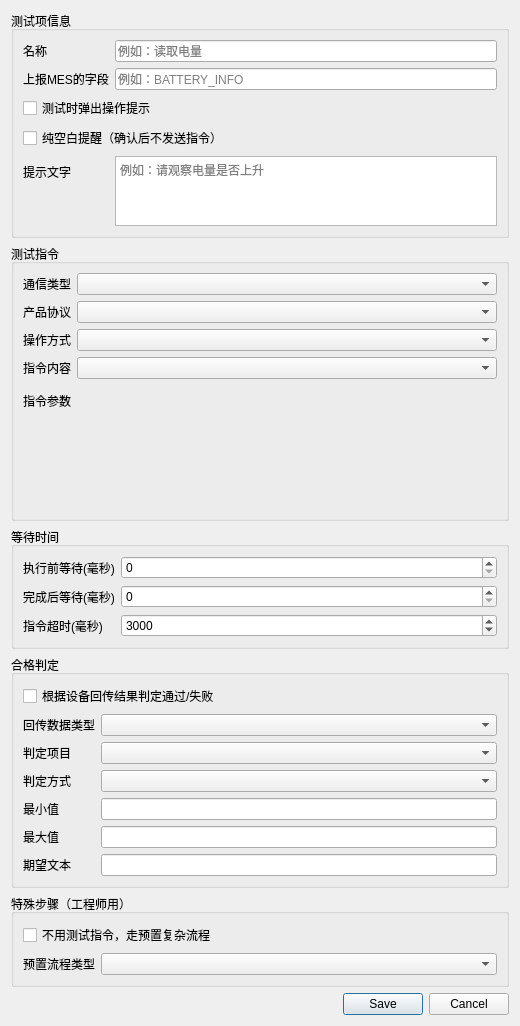
<?xml version="1.0" encoding="UTF-8"?>
<ui version="4.0">
 <class>TestCaseEditDialog</class>
 <widget class="QDialog" name="TestCaseEditDialog">
  <property name="geometry">
   <rect>
    <x>0</x>
    <y>0</y>
    <width>520</width>
    <height>868</height>
   </rect>
  </property>
  <property name="windowTitle">
   <string>测试项配置</string>
  </property>
  <layout class="QVBoxLayout" name="verticalLayout_root">
   <item>
    <widget class="QGroupBox" name="groupBox_meta">
     <property name="title">
      <string>测试项信息</string>
     </property>
     <layout class="QFormLayout" name="formLayout_meta">
      <item row="0" column="0">
       <widget class="QLabel" name="label_caseName">
        <property name="toolTip">
         <string>流程块、日志与配置文件名（支持中文，勿含 \ / : * ? &quot; &lt; &gt; |）</string>
        </property>
        <property name="text">
         <string>名称</string>
        </property>
       </widget>
      </item>
      <item row="0" column="1">
       <widget class="QLineEdit" name="lineEdit_caseName">
        <property name="placeholderText">
         <string>例如：读取电量</string>
        </property>
       </widget>
      </item>
      <item row="1" column="0">
       <widget class="QLabel" name="label_mesTag">
        <property name="toolTip">
         <string>勾选MES后，本步结果在系统中的英文项名；需与MES约定一致</string>
        </property>
        <property name="text">
         <string>上报MES的字段</string>
        </property>
       </widget>
      </item>
      <item row="1" column="1">
       <widget class="QLineEdit" name="lineEdit_mesTag">
        <property name="placeholderText">
         <string>例如：BATTERY_INFO</string>
        </property>
       </widget>
      </item>
      <item row="2" column="0" colspan="2">
       <widget class="QCheckBox" name="checkBox_promptEnabled">
        <property name="text">
         <string>测试时弹出操作提示</string>
        </property>
       </widget>
      </item>
      <item row="3" column="0" colspan="2">
       <widget class="QCheckBox" name="checkBox_promptOnly">
        <property name="text">
         <string>纯空白提醒（确认后不发送指令）</string>
        </property>
        <property name="toolTip">
         <string>勾选：仅弹窗，点「是」后进入下一步，不执行下方测试指令。
不勾选：弹窗提示的同时仍会执行下方测试指令。</string>
        </property>
       </widget>
      </item>
      <item row="4" column="0">
       <widget class="QLabel" name="label_promptText">
        <property name="text">
         <string>提示文字</string>
        </property>
       </widget>
      </item>
      <item row="4" column="1">
       <widget class="QPlainTextEdit" name="plainTextEdit_promptText">
        <property name="maximumSize">
         <size>
          <width>16777215</width>
          <height>80</height>
         </size>
        </property>
        <property name="placeholderText">
         <string>例如：请观察电量是否上升</string>
        </property>
       </widget>
      </item>
     </layout>
    </widget>
   </item>
   <item>
    <widget class="QGroupBox" name="groupBox_send">
     <property name="title">
      <string>测试指令</string>
     </property>
     <layout class="QFormLayout" name="formLayout_send">
      <item row="0" column="0">
       <widget class="QLabel" name="label_sendChannel">
        <property name="text">
         <string>通信类型</string>
        </property>
       </widget>
      </item>
      <item row="0" column="1">
       <widget class="QComboBox" name="comboBox_sendChannel"/>
      </item>
      <item row="1" column="0">
       <widget class="QLabel" name="label_productProtocol">
        <property name="text">
         <string>产品协议</string>
        </property>
       </widget>
      </item>
      <item row="1" column="1">
       <widget class="QComboBox" name="comboBox_productProtocol"/>
      </item>
      <item row="2" column="0">
       <widget class="QLabel" name="label_action">
        <property name="text">
         <string>操作方式</string>
        </property>
       </widget>
      </item>
      <item row="2" column="1">
       <widget class="QComboBox" name="comboBox_action"/>
      </item>
      <item row="3" column="0">
       <widget class="QLabel" name="label_deviceCmd">
        <property name="text">
         <string>指令内容</string>
        </property>
       </widget>
      </item>
      <item row="3" column="1">
       <widget class="QComboBox" name="comboBox_deviceCmd"/>
      </item>
      <item row="4" column="0">
       <widget class="QLabel" name="label_param">
        <property name="text">
         <string>指令参数</string>
        </property>
       </widget>
      </item>
      <item row="4" column="1">
       <widget class="QStackedWidget" name="stackedWidget_param">
        <property name="currentIndex">
         <number>0</number>
        </property>
        <widget class="QWidget" name="page_paramNone"/>
        <widget class="QWidget" name="page_paramInt">
         <layout class="QFormLayout" name="formLayout_paramInt">
          <item row="0" column="0">
           <widget class="QLabel" name="label_intParam">
            <property name="text">
             <string>数字参数</string>
            </property>
           </widget>
          </item>
          <item row="0" column="1">
           <widget class="QSpinBox" name="spinBox_intParam">
            <property name="minimum">
             <number>-100000000</number>
            </property>
            <property name="maximum">
             <number>100000000</number>
            </property>
           </widget>
          </item>
         </layout>
        </widget>
        <widget class="QWidget" name="page_paramJson">
         <layout class="QVBoxLayout" name="verticalLayout_paramJson">
          <property name="leftMargin">
           <number>0</number>
          </property>
          <property name="topMargin">
           <number>0</number>
          </property>
          <property name="rightMargin">
           <number>0</number>
          </property>
          <property name="bottomMargin">
           <number>0</number>
          </property>
          <item>
           <widget class="QTableWidget" name="tableWidget_sendParam">
            <property name="minimumSize">
             <size>
              <width>0</width>
              <height>72</height>
             </size>
            </property>
            <property name="maximumSize">
             <size>
              <width>16777215</width>
              <height>160</height>
             </size>
            </property>
            <property name="alternatingRowColors">
             <bool>true</bool>
            </property>
            <property name="selectionBehavior">
             <enum>QAbstractItemView::SelectRows</enum>
            </property>
            <attribute name="horizontalHeaderStretchLastSection">
             <bool>true</bool>
            </attribute>
            <attribute name="verticalHeaderVisible">
             <bool>false</bool>
            </attribute>
            <column>
             <property name="text">
              <string>参数名</string>
             </property>
            </column>
            <column>
             <property name="text">
              <string>参数值</string>
             </property>
            </column>
           </widget>
          </item>
          <item>
           <layout class="QHBoxLayout" name="horizontalLayout_paramRows">
            <item>
             <widget class="QPushButton" name="pushButton_addParamRow">
              <property name="text">
               <string>添加一行</string>
              </property>
             </widget>
            </item>
            <item>
             <widget class="QPushButton" name="pushButton_removeParamRow">
              <property name="text">
               <string>删除选中行</string>
              </property>
             </widget>
            </item>
            <item>
             <spacer name="horizontalSpacer_paramRows">
              <property name="orientation">
               <enum>Qt::Horizontal</enum>
              </property>
              <property name="sizeHint" stdset="0">
               <size>
                <width>40</width>
                <height>20</height>
               </size>
              </property>
             </spacer>
            </item>
           </layout>
          </item>
         </layout>
        </widget>
       </widget>
      </item>
      <item row="5" column="0" colspan="2">
       <layout class="QVBoxLayout" name="verticalLayout_sendParamHint">
        <item>
         <widget class="QLabel" name="label_sendParamHint">
          <property name="maximumSize">
           <size>
            <width>16777215</width>
            <height>64</height>
           </size>
          </property>
          <property name="text">
           <string/>
          </property>
          <property name="wordWrap">
           <bool>true</bool>
          </property>
          <property name="textInteractionFlags">
           <set>Qt::TextSelectableByMouse</set>
          </property>
          <property name="styleSheet">
           <string>color: #666666;</string>
          </property>
         </widget>
        </item>
       </layout>
      </item>
     </layout>
    </widget>
   </item>
   <item>
    <widget class="QGroupBox" name="groupBox_timing">
     <property name="title">
      <string>等待时间</string>
     </property>
     <layout class="QFormLayout" name="formLayout_timing">
      <item row="0" column="0">
       <widget class="QLabel" name="label_delayBefore">
        <property name="text">
         <string>执行前等待(毫秒)</string>
        </property>
       </widget>
      </item>
      <item row="0" column="1">
       <widget class="QSpinBox" name="spinBox_delayBefore">
        <property name="maximum">
         <number>600000</number>
        </property>
       </widget>
      </item>
      <item row="1" column="0">
       <widget class="QLabel" name="label_delayAfter">
        <property name="text">
         <string>完成后等待(毫秒)</string>
        </property>
       </widget>
      </item>
      <item row="1" column="1">
       <widget class="QSpinBox" name="spinBox_delayAfter">
        <property name="maximum">
         <number>600000</number>
        </property>
       </widget>
      </item>
      <item row="2" column="0">
       <widget class="QLabel" name="label_commandTimeout">
        <property name="sizePolicy">
         <sizepolicy hsizetype="Preferred" vsizetype="Expanding">
          <horstretch>0</horstretch>
          <verstretch>0</verstretch>
         </sizepolicy>
        </property>
        <property name="toolTip">
         <string>sendCommandWithRetry 每次等待设备响应的间隔；超时后按 test_base 规则重试。未配置的旧 ini 运行时仍为：无卡控 3000、有卡控 8000。</string>
        </property>
        <property name="text">
         <string>指令超时(毫秒)</string>
        </property>
       </widget>
      </item>
      <item row="2" column="1">
       <widget class="QSpinBox" name="spinBox_commandTimeout">
        <property name="toolTip">
         <string>对应 ini：Timing/CommandTimeoutMs</string>
        </property>
        <property name="minimum">
         <number>100</number>
        </property>
        <property name="maximum">
         <number>600000</number>
        </property>
        <property name="value">
         <number>3000</number>
        </property>
       </widget>
      </item>
     </layout>
    </widget>
   </item>
   <item>
    <widget class="QGroupBox" name="groupBox_gate">
     <property name="title">
      <string>合格判定</string>
     </property>
     <layout class="QFormLayout" name="formLayout_gate">
      <item row="0" column="0" colspan="2">
       <widget class="QCheckBox" name="checkBox_gateEnabled">
        <property name="text">
         <string>根据设备回传结果判定通过/失败</string>
        </property>
       </widget>
      </item>
      <item row="1" column="0">
       <widget class="QLabel" name="label_gateReportType">
        <property name="text">
         <string>回传数据类型</string>
        </property>
       </widget>
      </item>
      <item row="1" column="1">
       <widget class="QComboBox" name="comboBox_gateReportType"/>
      </item>
      <item row="2" column="0">
       <widget class="QLabel" name="label_gateField">
        <property name="text">
         <string>判定项目</string>
        </property>
       </widget>
      </item>
      <item row="2" column="1">
       <widget class="QComboBox" name="comboBox_gateField"/>
      </item>
      <item row="3" column="0">
       <widget class="QLabel" name="label_gateOp">
        <property name="text">
         <string>判定方式</string>
        </property>
       </widget>
      </item>
      <item row="3" column="1">
       <widget class="QComboBox" name="comboBox_gateOp"/>
      </item>
      <item row="4" column="0">
       <widget class="QLabel" name="label_gateLow">
        <property name="text">
         <string>最小值</string>
        </property>
       </widget>
      </item>
      <item row="4" column="1">
       <widget class="QLineEdit" name="lineEdit_gateLow"/>
      </item>
      <item row="5" column="0">
       <widget class="QLabel" name="label_gateHigh">
        <property name="text">
         <string>最大值</string>
        </property>
       </widget>
      </item>
      <item row="5" column="1">
       <widget class="QLineEdit" name="lineEdit_gateHigh"/>
      </item>
      <item row="6" column="0">
       <widget class="QLabel" name="label_gateExpected">
        <property name="toolTip">
         <string>仅「等于」版本号等文本判定时填写</string>
        </property>
        <property name="text">
         <string>期望文本</string>
        </property>
       </widget>
      </item>
      <item row="6" column="1">
       <widget class="QLineEdit" name="lineEdit_gateExpected"/>
      </item>
     </layout>
    </widget>
   </item>
   <item>
    <widget class="QGroupBox" name="groupBox_hook">
     <property name="title">
      <string>特殊步骤（工程师用）</string>
     </property>
     <layout class="QFormLayout" name="formLayout_hook">
      <item row="0" column="0" colspan="2">
       <widget class="QCheckBox" name="checkBox_hookEnabled">
        <property name="text">
         <string>不用测试指令，走预置复杂流程</string>
        </property>
       </widget>
      </item>
      <item row="1" column="0">
       <widget class="QLabel" name="label_hookId">
        <property name="text">
         <string>预置流程类型</string>
        </property>
       </widget>
      </item>
      <item row="1" column="1">
       <widget class="QComboBox" name="comboBox_hookId"/>
      </item>
     </layout>
    </widget>
   </item>
   <item>
    <widget class="QDialogButtonBox" name="buttonBox">
     <property name="standardButtons">
      <set>QDialogButtonBox::Cancel|QDialogButtonBox::Save</set>
     </property>
    </widget>
   </item>
  </layout>
 </widget>
 <resources/>
 <connections/>
</ui>
